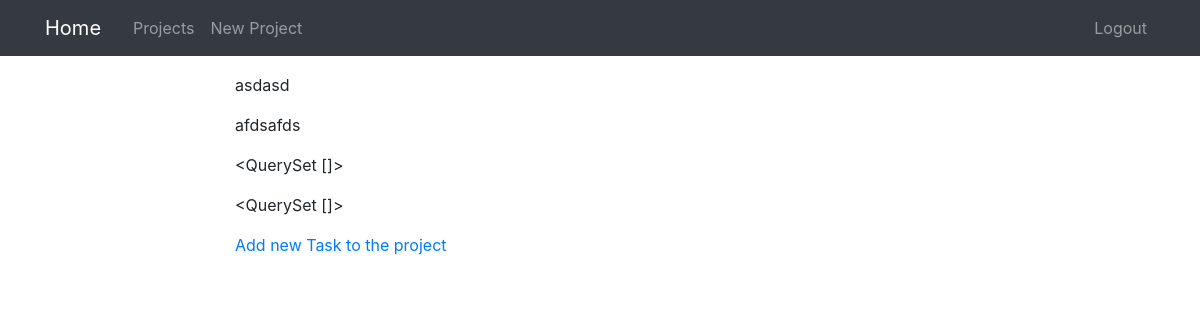
Before: /projects/6/ (signed in) with the older database file.
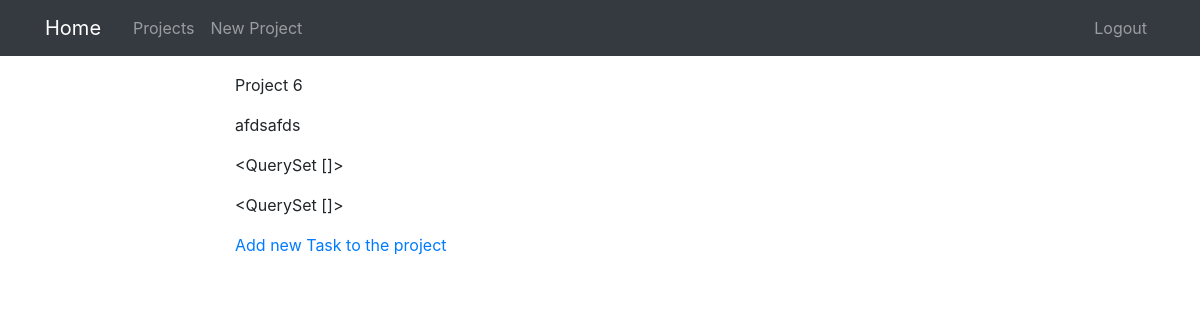
After: the same page with the newer database file.
### projects/models.py (models this page shows, shortened)
class Project(models.Model):
    title = models.CharField(max_length=100)
    description = models.TextField()
    user = models.ManyToManyField(User)

### projects/views.py (the view)
# urls.py: path('projects/<int:pk>/', ProjectDetailView.as_view(),
class ProjectDetailView(PermissionRequiredMixin, DetailView):
    model = Project
    permission_required = 'projects.view_project'

### projects/templates/projects/project_detail.html
{% extends "projects/base.html" %}
{% block content %}
<p>{{ object.title }} </p>
<p>{{ object.description }}</p>
<p>{{ object.user.all }}</p>
<p>{{ object.task_set.all }}</p>
<p><a href="{% url 'task-create' object.id %}">Add new Task to the project</a></p>
{% endblock content %}

Changed rows visible on the page:
changed Project "afdsafds": title "asdasd" → "Project 6"
